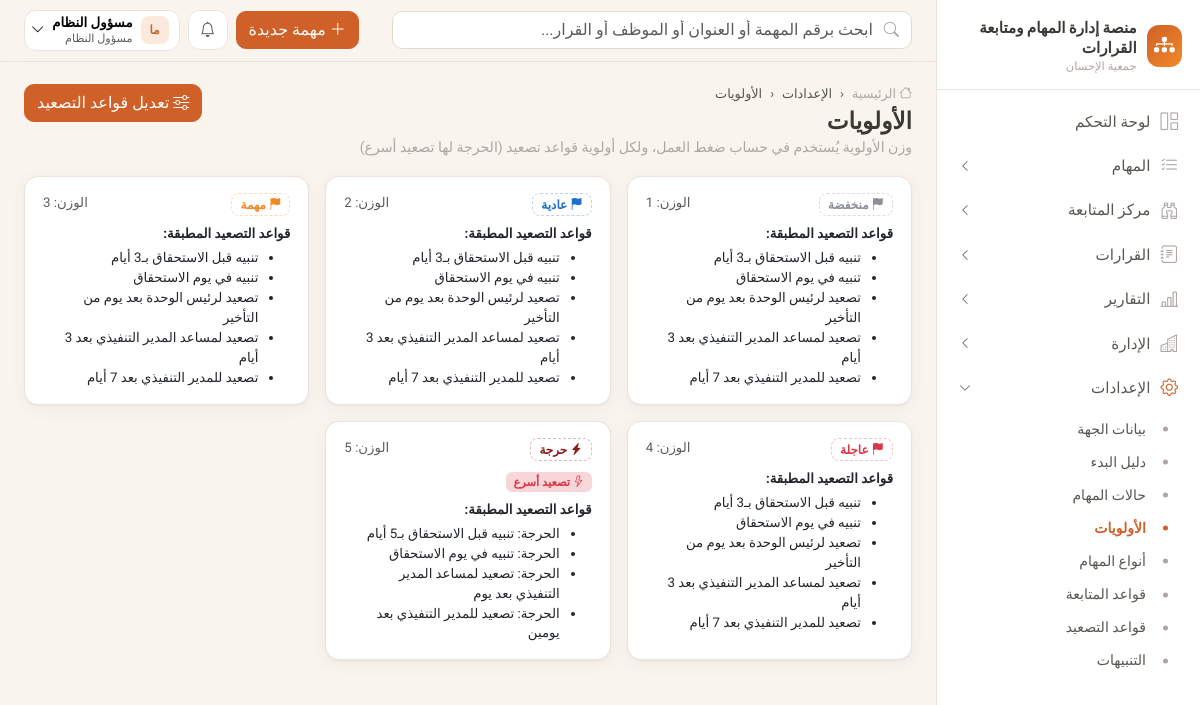
The page /settings/priorities/ (signed in) on the database its author committed.
### apps/accounts/models.py (models this page shows, shortened)
class User(AbstractBaseUser, PermissionsMixin):
    email = models.EmailField("البريد الإلكتروني", unique=True)
    phone = models.CharField("رقم الجوال", max_length=20, unique=True, null=True, blank=True)
    full_name = models.CharField("الاسم الكامل", max_length=150)
    role = models.ForeignKey(Role, verbose_name="الدور", on_delete=models.PROTECT, null=True, related_name="users")
    is_active = models.BooleanField("الحساب نشط", default=True)
    is_staff = models.BooleanField(default=False)
    date_joined = models.DateTimeField(default=timezone.now)
    failed_login_count = models.PositiveSmallIntegerField(default=0)
    locked_until = models.DateTimeField(null=True, blank=True)
    otp_enabled = models.BooleanField("تفعيل التحقق الثنائي", default=False)
    must_change_password = models.BooleanField(default=False)
    objects = UserManager()
    USERNAME_FIELD = "email"
    EMAIL_FIELD = "email"
    REQUIRED_FIELDS = ["full_name"]
    class Meta:
        db_table = "users"
        verbose_name = "مستخدم"
        indexes = [models.Index(fields=["is_active"])]

class Role(models.Model):
    code = models.CharField("الرمز", max_length=40, unique=True, choices=ROLES)
    name = models.CharField("الاسم", max_length=80)
    description = models.TextField("الوصف", blank=True)
    permissions = models.ManyToManyField(Permission, related_name="roles", blank=True, db_table="role_permissions")
    is_system = models.BooleanField(default=True)
    class Meta:
        db_table = "roles"
        verbose_name = "دور"

### apps/tasks/models.py (models this page shows, shortened)
class EscalationRule(models.Model):
    class Trigger(models.TextChoices):
        BEFORE_DUE = "before_due", "قبل الاستحقاق"
        ON_DUE = "on_due", "في يوم الاستحقاق"
        AFTER_DUE = "after_due", "بعد الاستحقاق (تأخير)"
    class Action(models.TextChoices):
        NOTIFY = "notify", "تنبيه"
        ESCALATE = "escalate", "تصعيد"
    name = models.CharField("اسم القاعدة", max_length=150)
    trigger = models.CharField("المشغّل", max_length=20, choices=Trigger.choices)
    days = models.PositiveSmallIntegerField("عدد الأيام", default=0)
    action = models.CharField("الإجراء", max_length=20, choices=Action.choices, default=Action.NOTIFY)
    targets = models.JSONField("المستهدفون", default=list)
    level = models.PositiveSmallIntegerField("مستوى التصعيد", default=0, help_text="0 تنبيه فقط، 1 رئيس الوحدة، 2 مساعد المدير التنفيذي، 3 المدير التنفيذي")
    priorities = models.JSONField("الأولويات المشمولة", default=list, blank=True, help_text="فارغ = جميع الأولويات")
    is_active = models.BooleanField("مفعلة", default=True)
    sort_order = models.PositiveSmallIntegerField(default=0)
    class Meta:
        db_table = "escalation_rules"
        ordering = ["sort_order", "id"]

### apps/core/views.py (the view)
# urls.py: path("priorities/", views.priorities, name="priorities"),
@perm_required("settings.manage")
def priorities(request):
    rules = EscalationRule.objects.filter(is_active=True)
    rows = []
    for p, label in Priority.choices:
        specific = [r for r in rules if p in (r.priorities or [])]
        rows.append({"code": p, "label": label, "color": PRIORITY_STYLE[p], "weight": PRIORITY_WEIGHT[p],
                     "rules": specific or [r for r in rules if not r.priorities], "fast": bool(specific)})
    return render(request, "core/priorities.html", {"rows": rows})

### apps/core/branding.py (called while the page is built)
def get_org():
    return get_setting("organization")

### apps/core/context_processors.py (called while the page is built)
def platform(request):
    org = get_org()
    ctx = {
        "ORG": org,
        "PLATFORM_NAME": org.get("platform_name") or "منصة إدارة المهام ومتابعة القرارات",
        "ORG_NAME": org.get("name"),
        "ORG_SHORT": org.get("short_name") or org.get("name"),
    }
    user = getattr(request, "user", None)
    if user and user.is_authenticated:
        from apps.notifications.models import Notification
        unread = Notification.objects.filter(recipient=user, is_read=False)
        ctx.update({
            "menu": build_menu(request),
            "unread_count": unread.count(),
            "latest_notifications": Notification.objects.filter(recipient=user).select_related("task")[:6],
            "current_employee": getattr(user, "employee", None),
        })
    return ctx

### apps/core/menu.py (called while the page is built)
def _visible(item, user):
    if item.get("perm") and not has_perm(user, item["perm"]):
        return False
    if item.get("needs_employee") and not getattr(user, "employee", None):
        return False
    return True

### apps/core/permissions.py (called while the page is built)
def has_perm(user, code):
    if not user or not user.is_authenticated or not user.is_active:
        return False
    if user.is_superuser:
        return True
    return code in user.permission_codes

def perm_required(*codes, any_of=False):
    def decorator(view):
        @wraps(view)
        def wrapper(request, *args, **kwargs):
            if not request.user.is_authenticated:
                from django.contrib.auth.views import redirect_to_login
                return redirect_to_login(request.get_full_path())
            checks = [has_perm(request.user, c) for c in codes]
            if (any_of and not any(checks)) or (not any_of and not all(checks)):
                raise PermissionDenied("ليس لديك صلاحية للوصول إلى هذه الصفحة")
            return view(request, *args, **kwargs)
        return wrapper
    return decorator

### apps/core/templatetags/ui.py (called while the page is built)
@register.filter
def can(user, code):
    return has_perm(user, code)

@register.simple_tag
def priority_badge(priority):
    color = PRIORITY_STYLE.get(priority, "#6c757d")
    icon = "bi-lightning-charge-fill" if priority == "critical" else "bi-flag-fill"
    return format_html('<span class="badge priority-badge" style="--c:{}"><i class="bi {}"></i> {}</span>',
                       color, icon, PRIORITY_LABELS.get(priority, priority))

### templates/core/priorities.html (shortened to what this page needs)
{% extends "base.html" %}
{% load ui %}
{% block breadcrumbs %}<li class="breadcrumb-item">الإعدادات</li><li class="breadcrumb-item active">الأولويات</li>{% endblock %}
{% block page_title %}الأولويات{% endblock %}
{% block page_sub %}وزن الأولوية يُستخدم في حساب ضغط العمل، ولكل أولوية قواعد تصعيد (الحرجة لها تصعيد أسرع){% endblock %}
{% block page_actions %}<a href="{% url 'core:escalation_rules' %}" class="btn btn-brand"><i class="bi bi-sliders"></i> تعديل قواعد التصعيد</a>{% endblock %}
{% block content %}
<div class="row g-3">{% for r in rows %}
  <div class="col-md-6 col-xl-4"><div class="card h-100"><div class="card-body">
    <div class="d-flex justify-content-between mb-2">{% priority_badge r.code %}<span class="small text-muted">الوزن: {{ r.weight }}</span></div>
    {% if r.fast %}<div class="badge bg-danger-subtle text-danger mb-2"><i class="bi bi-lightning"></i> تصعيد أسرع</div>{% endif %}
    <div class="small fw-bold mb-1">قواعد التصعيد المطبقة:</div>
    <ul class="small mb-0 pe-3">{% for rule in r.rules %}<li>{{ rule.name }}</li>{% endfor %}</ul>
  </div></div></div>
{% endfor %}</div>
{% endblock %}

### templates/base.html (shortened to what this page needs)
{% load static ui %}<!doctype html>
<html lang="ar" dir="rtl">
<head>
  <link rel="stylesheet" href="https://cdn.jsdelivr.net/npm/bootstrap@5.3.3/dist/css/bootstrap.rtl.min.css">
  <link rel="stylesheet" href="https://cdn.jsdelivr.net/npm/bootstrap-icons@1.11.3/font/bootstrap-icons.min.css">
  <link rel="stylesheet" href="https://cdn.jsdelivr.net/npm/tom-select@2.3.1/dist/css/tom-select.bootstrap5.min.css">
  <link rel="stylesheet" href="{% static 'css/app.css' %}">
</head>
<body>
{% block body %}
<div class="app-shell">
  <aside class="sidebar" aria-label="القائمة الرئيسية">
    <div class="brand-box">
      {% if ORG.logo %}<img src="{% url 'branding_logo' %}" alt="" style="width:42px;height:42px;object-fit:contain;border-radius:10px">{% else %}<div class="brand-logo"><i class="bi bi-diagram-3-fill"></i></div>{% endif %}
      <div>
        <div class="brand-title">{{ PLATFORM_NAME }}</div>
        <div class="brand-sub">{{ ORG_SHORT }}</div>
      </div>
    </div>
    <nav>
      {% for item in menu %}
        {% if item.children %}
          <button class="nav-group-btn {% if item.active %}active{% endif %}" data-bs-toggle="collapse" data-bs-target="#nav-{{ forloop.counter }}" aria-expanded="{% if item.active %}true{% else %}false{% endif %}">
            <i class="bi {{ item.icon }}"></i><span>{{ item.label }}</span><i class="bi bi-chevron-left chev"></i>
          </button>
          <div class="collapse {% if item.active %}show{% endif %}" id="nav-{{ forloop.counter }}">
            <div class="nav-sub">
              {% for c in item.children %}<a href="{{ c.url }}" class="{% if c.active %}active{% endif %}">{{ c.label }}</a>{% endfor %}
            </div>
          </div>
        {% else %}
          <a class="nav-item-link {% if item.active %}active{% endif %}" href="{{ item.url }}"><i class="bi {{ item.icon }}"></i><span>{{ item.label }}</span></a>
        {% endif %}
      {% endfor %}
    </nav>
  </aside>
  <div class="main">
    <header class="topbar">
      <form class="search" action="{% url 'tasks:search' %}" method="get" role="search">
        <i class="bi bi-search"></i>
        <input class="form-control" type="search" name="q" value="{{ request.GET.q|default:'' }}" placeholder="ابحث برقم المهمة أو العنوان أو الموظف أو القرار...">
      </form>
      <div class="ms-auto d-flex align-items-center gap-2">
        {% if user|can:"tasks.create" %}
        <a href="{% url 'tasks:create' %}" class="btn btn-brand d-none d-md-inline-flex align-items-center gap-1"><i class="bi bi-plus-lg"></i> مهمة جديدة</a>
        {% endif %}
        <div class="dropdown">
          <button class="top-icon" data-bs-toggle="dropdown" aria-label="التنبيهات" data-unread-url="{% url 'notifications:unread_count' %}">
            <i class="bi bi-bell"></i>{% if unread_count %}<span class="dot">{{ unread_count }}</span>{% endif %}
          </button>
        </div>
        <div class="dropdown">
          <button class="user-chip" data-bs-toggle="dropdown">
            <span class="avatar sm">{{ user.full_name|initials }}</span>
            <span class="d-none d-sm-block text-start lh-sm">
              <span class="d-block small fw-semibold">{{ user.full_name }}</span>
              <span class="d-block text-muted" style="font-size:.7rem">{{ user.role.name|default:"—" }}</span>
            </span>
            <i class="bi bi-chevron-down small"></i>
          </button>
        </div>
      </div>
    </header>
    <main class="content">
      <div class="page-head">
        <div>
          <nav aria-label="breadcrumb"><ol class="breadcrumb">
            <li class="breadcrumb-item"><a href="{% url 'dashboard:home' %}"><i class="bi bi-house"></i> الرئيسية</a></li>
            {% block breadcrumbs %}{% endblock %}
          </ol></nav>
          <h1>{% block page_title %}{% endblock %}</h1>
          <div class="sub">{% block page_sub %}{% endblock %}</div>
        </div>
        <div class="d-flex gap-2 flex-wrap no-print">{% block page_actions %}{% endblock %}</div>
      </div>
      {% block content %}{% endblock %}
    </main>
  </div>
</div>
{% endblock %}
</body>
</html>

### rows shown on the page
User: full_name|initials "ما", full_name "مسؤول النظام", role.name "مسؤول النظام"
EscalationRule: name "تنبيه قبل الاستحقاق بـ3 أيام"
EscalationRule: name "تنبيه في يوم الاستحقاق"
EscalationRule: name "تصعيد لرئيس الوحدة بعد يوم من التأخير"
EscalationRule: name "تصعيد لمساعد المدير التنفيذي بعد 3 أيام"
EscalationRule: name "تصعيد للمدير التنفيذي بعد 7 أيام"
EscalationRule: name "الحرجة: تنبيه قبل الاستحقاق بـ5 أيام"
EscalationRule: name "الحرجة: تنبيه في يوم الاستحقاق"
EscalationRule: name "الحرجة: تصعيد لمساعد المدير التنفيذي بعد يوم"
EscalationRule: name "الحرجة: تصعيد للمدير التنفيذي بعد يومين"

### other values the page prints
{{ PLATFORM_NAME }} "منصة إدارة المهام ومتابعة القرارات"
{{ ORG_SHORT }} "جمعية الإحسان"
{{ item.label }} "لوحة التحكم"
{{ item.label }} "المهام" "مركز المتابعة" "القرارات" "التقارير" "الإدارة" "الإعدادات"
{{ c.label }} "بيانات الجهة" "دليل البدء" "حالات المهام" "الأولويات" "أنواع المهام" "قواعد المتابعة" "قواعد التصعيد" "التنبيهات"
{{ r.weight }} "1" "2" "3" "4" "5"
